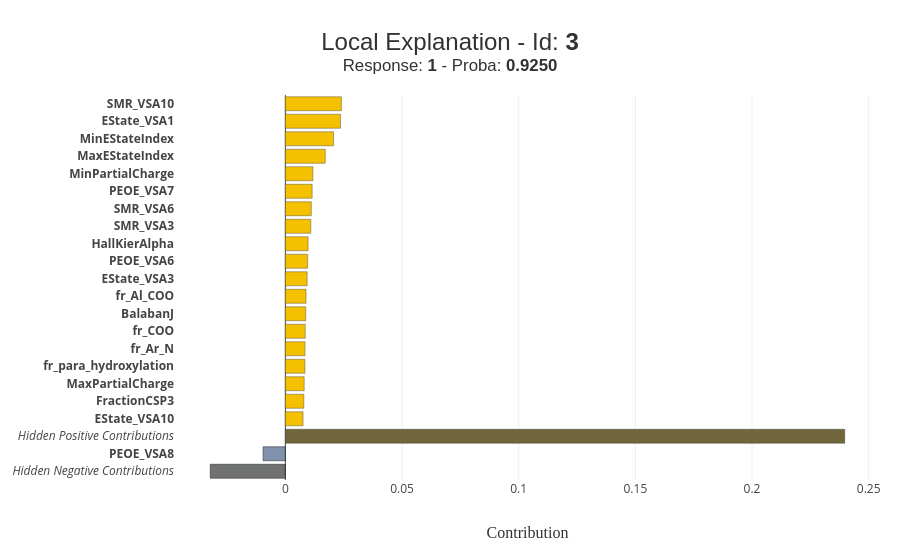

Notebook cell for this chart:
### Code cell
# Local explanation — DIA sample
print(f'Local explanation for training sample #{dia_idx} (True DIA):')
xpl.plot.local_plot(index=dia_idx)

### Figure 1 — Plotly figure (JSON) as saved in the notebook; plotly's stock layout.template omitted (floating-point values rounded to 4 significant figures)
{"data": [{"customdata": ["<b>Hidden Negative Contributions</b>"], "hovertemplate": "%{customdata}<br />Contribution: %{x:.4f}<extra></extra>", "marker": {"color": "rgba(52, 55, 54, 0.7)", "line": {"color": "rgba(27, 28, 28, 1.0)", "width": 0.5}}, "orientation": "h", "showlegend": false, "type": "bar", "x": [-0.03219], "y": ["<i>Hidden Negative Contributions</i>"]}, {"customdata": ["<b>PEOE_VSA8 :</b><br />1.0882990693193528"], "hovertemplate": "%{customdata}<br />Contribution: %{x:.4f}<extra></extra>", "marker": {"color": "rgba(74, 99, 138, 0.7)", "line": {"color": "rgba(27, 28, 28, 1.0)", "width": 0.5}}, "orientation": "h", "showlegend": false, "type": "bar", "x": [-0.009542], "y": ["<b>PEOE_VSA8</b>"]}, {"customdata": ["<b>Hidden Positive Contributions</b>"], "hovertemplate": "%{customdata}<br />Contribution: %{x:.4f}<extra></extra>", "marker": {"color": "rgba(113, 101, 59, 1.0)", "line": {"color": "rgba(52, 55, 54, 0.8)", "width": 0.5}}, "orientation": "h", "showlegend": false, "type": "bar", "x": [0.2397], "y": ["<i>Hidden Positive Contributions</i>"]}, {"customdata": ["<b>EState_VSA10 :</b><br />0.6117267327548176"], "hovertemplate": "%{customdata}<br />Contribution: %{x:.4f}<extra></extra>", "marker": {"color": "rgba(244, 192, 0, 1.0)", "line": {"color": "rgba(52, 55, 54, 0.8)", "width": 0.5}}, "orientation": "h", "showlegend": false, "type": "bar", "x": [0.007579], "y": ["<b>EState_VSA10</b>"]}, {"customdata": ["<b>FractionCSP3 :</b><br />-0.7323703619875943"], "hovertemplate": "%{customdata}<br />Contribution: %{x:.4f}<extra></extra>", "marker": {"color": "rgba(244, 192, 0, 1.0)", "line": {"color": "rgba(52, 55, 54, 0.8)", "width": 0.5}}, "orientation": "h", "showlegend": false, "type": "bar", "x": [0.007918], "y": ["<b>FractionCSP3</b>"]}, {"customdata": ["<b>MaxPartialCharge :</b><br />0.40148947158465154"], "hovertemplate": "%{customdata}<br />Contribution: %{x:.4f}<extra></extra>", "marker": {"color": "rgba(244, 192, 0, 1.0)", "line": {"color": "rgba(52, 55, 54, 0.8)", "width": 0.5}}, "orientation": "h", "showlegend": false, "type": "bar", "x": [0.00807], "y": ["<b>MaxPartialCharge</b>"]}, {"customdata": ["<b>fr_para_hydroxylation :</b><br />1.9767987141645458"], "hovertemplate": "%{customdata}<br />Contribution: %{x:.4f}<extra></extra>", "marker": {"color": "rgba(244, 192, 0, 1.0)", "line": {"color": "rgba(52, 55, 54, 0.8)", "width": 0.5}}, "orientation": "h", "showlegend": false, "type": "bar", "x": [0.00839], "y": ["<b>fr_para_hydroxylation</b>"]}, {"customdata": ["<b>fr_Ar_N :</b><br />0.32968134582644115"], "hovertemplate": "%{customdata}<br />Contribution: %{x:.4f}<extra></extra>", "marker": {"color": "rgba(244, 192, 0, 1.0)", "line": {"color": "rgba(52, 55, 54, 0.8)", "width": 0.5}}, "orientation": "h", "showlegend": false, "type": "bar", "x": [0.008436], "y": ["<b>fr_Ar_N</b>"]}, {"customdata": ["<b>fr_COO :</b><br />1.3152878705392061"], "hovertemplate": "%{customdata}<br />Contribution: %{x:.4f}<extra></extra>", "marker": {"color": "rgba(244, 192, 0, 1.0)", "line": {"color": "rgba(52, 55, 54, 0.8)", "width": 0.5}}, "orientation": "h", "showlegend": false, "type": "bar", "x": [0.008526], "y": ["<b>fr_COO</b>"]}, {"customdata": ["<b>BalabanJ :</b><br />-0.09380623007433805"], "hovertemplate": "%{customdata}<br />Contribution: %{x:.4f}<extra></extra>", "marker": {"color": "rgba(244, 192, 0, 1.0)", "line": {"color": "rgba(52, 55, 54, 0.8)", "width": 0.5}}, "orientation": "h", "showlegend": false, "type": "bar", "x": [0.008747], "y": ["<b>BalabanJ</b>"]}, {"customdata": ["<b>fr_Al_COO :</b><br />1.4606152986984344"], "hovertemplate": "%{customdata}<br />Contribution: %{x:.4f}<extra></extra>", "marker": {"color": "rgba(244, 192, 0, 1.0)", "line": {"color": "rgba(52, 55, 54, 0.8)", "width": 0.5}}, "orientation": "h", "showlegend": false, "type": "bar", "x": [0.008874], "y": ["<b>fr_Al_COO</b>"]}, {"customdata": ["<b>EState_VSA3 :</b><br />-1.1410633344477672"], "hovertemplate": "%{customdata}<br />Contribution: %{x:.4f}<extra></extra>", "marker": {"color": "rgba(244, 192, 0, 1.0)", "line": {"color": "rgba(52, 55, 54, 0.8)", "width": 0.5}}, "orientation": "h", "showlegend": false, "type": "bar", "x": [0.009342], "y": ["<b>EState_VSA3</b>"]}, {"customdata": ["<b>PEOE_VSA6 :</b><br />0.5528669539762029"], "hovertemplate": "%{customdata}<br />Contribution: %{x:.4f}<extra></extra>", "marker": {"color": "rgba(244, 192, 0, 1.0)", "line": {"color": "rgba(52, 55, 54, 0.8)", "width": 0.5}}, "orientation": "h", "showlegend": false, "type": "bar", "x": [0.00954], "y": ["<b>PEOE_VSA6</b>"]}, {"customdata": ["<b>HallKierAlpha :</b><br />-0.9480910737844684"], "hovertemplate": "%{customdata}<br />Contribution: %{x:.4f}<extra></extra>", "marker": {"color": "rgba(244, 192, 0, 1.0)", "line": {"color": "rgba(52, 55, 54, 0.8)", "width": 0.5}}, "orientation": "h", "showlegend": false, "type": "bar", "x": [0.009747], "y": ["<b>HallKierAlpha</b>"]}, {"customdata": ["<b>SMR_VSA3 :</b><br />-0.31502882519985753"], "hovertemplate": "%{customdata}<br />Contribution: %{x:.4f}<extra></extra>", "marker": {"color": "rgba(244, 192, 0, 1.0)", "line": {"color": "rgba(52, 55, 54, 0.8)", "width": 0.5}}, "orientation": "h", "showlegend": false, "type": "bar", "x": [0.0109], "y": ["<b>SMR_VSA3</b>"]}, {"customdata": ["<b>SMR_VSA6 :</b><br />-0.9489786903196208"], "hovertemplate": "%{customdata}<br />Contribution: %{x:.4f}<extra></extra>", "marker": {"color": "rgba(244, 192, 0, 1.0)", "line": {"color": "rgba(52, 55, 54, 0.8)", "width": 0.5}}, "orientation": "h", "showlegend": false, "type": "bar", "x": [0.01112], "y": ["<b>SMR_VSA6</b>"]}, {"customdata": ["<b>PEOE_VSA7 :</b><br />0.22409102636725778"], "hovertemplate": "%{customdata}<br />Contribution: %{x:.4f}<extra></extra>", "marker": {"color": "rgba(244, 192, 0, 1.0)", "line": {"color": "rgba(52, 55, 54, 0.8)", "width": 0.5}}, "orientation": "h", "showlegend": false, "type": "bar", "x": [0.01149], "y": ["<b>PEOE_VSA7</b>"]}, {"customdata": ["<b>MinPartialCharge :</b><br />-0.4295255887656689"], "hovertemplate": "%{customdata}<br />Contribution: %{x:.4f}<extra></extra>", "marker": {"color": "rgba(244, 192, 0, 1.0)", "line": {"color": "rgba(52, 55, 54, 0.8)", "width": 0.5}}, "orientation": "h", "showlegend": false, "type": "bar", "x": [0.01182], "y": ["<b>MinPartialCharge</b>"]}, {"customdata": ["<b>MaxEStateIndex :</b><br />0.7707823238325024"], "hovertemplate": "%{customdata}<br />Contribution: %{x:.4f}<extra></extra>", "marker": {"color": "rgba(244, 192, 0, 1.0)", "line": {"color": "rgba(52, 55, 54, 0.8)", "width": 0.5}}, "orientation": "h", "showlegend": false, "type": "bar", "x": [0.0171], "y": ["<b>MaxEStateIndex</b>"]}, {"customdata": ["<b>MinEStateIndex :</b><br />0.09887547799693445"], "hovertemplate": "%{customdata}<br />Contribution: %{x:.4f}<extra></extra>", "marker": {"color": "rgba(244, 192, 0, 1.0)", "line": {"color": "rgba(52, 55, 54, 0.8)", "width": 0.5}}, "orientation": "h", "showlegend": false, "type": "bar", "x": [0.02065], "y": ["<b>MinEStateIndex</b>"]}, {"customdata": ["<b>EState_VSA1 :</b><br />0.2832926965854797"], "hovertemplate": "%{customdata}<br />Contribution: %{x:.4f}<extra></extra>", "marker": {"color": "rgba(244, 192, 0, 1.0)", "line": {"color": "rgba(52, 55, 54, 0.8)", "width": 0.5}}, "orientation": "h", "showlegend": false, "type": "bar", "x": [0.02364], "y": ["<b>EState_VSA1</b>"]}, {"customdata": ["<b>SMR_VSA10 :</b><br />0.28544985348086327"], "hovertemplate": "%{customdata}<br />Contribution: %{x:.4f}<extra></extra>", "marker": {"color": "rgba(244, 192, 0, 1.0)", "line": {"color": "rgba(52, 55, 54, 0.8)", "width": 0.5}}, "orientation": "h", "showlegend": false, "type": "bar", "x": [0.02402], "y": ["<b>SMR_VSA10</b>"]}], "layout": {"barmode": "group", "height": 550, "hovermode": "closest", "margin": {"b": 70, "l": 150, "r": 20, "t": 95}, "title": {"font": {"color": "rgb(50, 50, 50)", "family": "Arial", "size": 24}, "text": "Local Explanation - Id: <b>3</b><br><sup>Response: <b>1</b> - Proba: <b>0.9250</b></sup>", "x": 0.5, "xanchor": "center", "y": 0.9091, "yanchor": "middle"}, "width": 900, "xaxis": {"title": {"font": {"color": "rgb(50, 50, 50)", "family": "Arial Black", "size": 16}, "text": "Contribution"}}, "yaxis": {"automargin": true, "dtick": 1, "title": {"font": {"color": "rgb(50, 50, 50)", "family": "Arial Black", "size": 16}}, "type": "category"}}}
